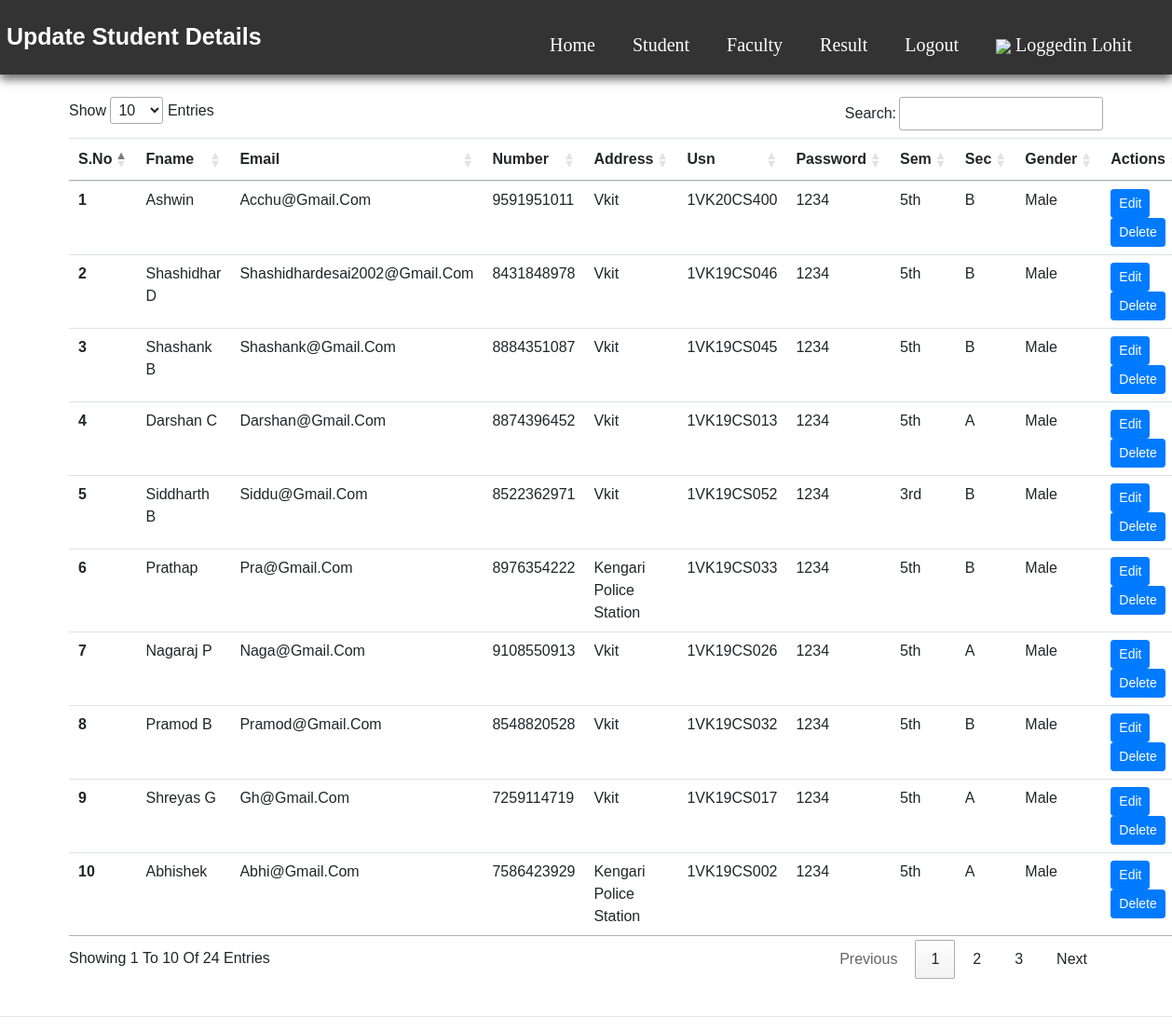
Screenshot of /sedit.php (signed in) with the database file from the repository.
### tables this page shows
CREATE TABLE `sdetails` (
  `sno` int(11) NOT NULL,
  `fname` varchar(50) NOT NULL,
  `email` varchar(50) NOT NULL,
  `number` varchar(10) NOT NULL,
  `address` varchar(50) NOT NULL,
  `usn` varchar(10) NOT NULL,
  `password` varchar(20) NOT NULL,
  `sem` varchar(10) NOT NULL,
  `sec` varchar(10) NOT NULL,
  `gender` varchar(10) NOT NULL,
  `timestamp` datetime NOT NULL DEFAULT CURRENT_TIMESTAMP
);

### sedit.php (the view, shortened to what this page needs)
<?php
$servername = "localhost";
$username = "root";
$password = "";
$database = "my";
$conn = mysqli_connect($servername, $username, $password, $database);
?>
<!doctype html>
<html lang="en">
<head>
    <link rel="stylesheet" href="https://stackpath.bootstrapcdn.com/bootstrap/4.4.1/css/bootstrap.min.css"
>
    <link rel="stylesheet" href="//cdn.datatables.net/1.10.20/css/jquery.dataTables.min.css">
    <link rel="stylesheet" href="../Styles/insertall.css">
</head>
<body>
    <header>
        <a href="#" class="srms"><span>Update Student Details</span></a>
        <nav class="navbar">
            <ul>
                <li><a href="admin_db.php">Home</a></li>
                <li><a href="sedit.php">Student</a>
                </li>
                <li><a href="">Faculty</a>
                </li>
                <li><a href="sresult.php">Result</a></li>
                <li class="nav-item1">
                    <a class="nav-link" href="logout0.php">Logout</a>
                </li>
                <li class="nav-item active">
                    <a class="nav-link" href="#"> <img src="https://img.icons8.com/metro/26/000000/guest-male.png">
                        <?php echo "loggedin ". $_SESSION['ausername']?>
                    </a>
                </li>
            </ul>
        </nav>
    </header>
    <div class="container my-4">
        <table class="table" id="myTable">
            <thead>
                <tr>
                    <th scope="col">S.No</th>
                    <th scope="col">Fname</th>
                    <th scope="col">Email</th>
                    <th scope="col">Number</th>
                    <th scope="col">Address</th>
                    <th scope="col">Usn</th>
                    <th scope="col">Password</th>
                    <th scope="col">Sem</th>
                    <th scope="col">Sec</th>
                    <th scope="col">Gender</th>
                    <th scope="col">Actions</th>
                </tr>
            </thead>
            <tbody>
                <?php
          $sql = "SELECT * FROM `sdetails`";
          $result = mysqli_query($conn, $sql);
          $sno = 0;
          while($row = mysqli_fetch_assoc($result)){
            $sno = $sno + 1;
            echo "<tr>
            <th scope='row'>". $sno . "</th>
            <td>". $row['fname'] . "</td>
            <td>". $row['email'] . "</td>
            <td>". $row['number'] . "</td>
            <td>". $row['address'] . "</td>
            <td>". $row['usn'] . "</td>
            <td>". $row['password'] . "</td>
            <td>". $row['sem'] . "</td>
            <td>". $row['sec'] . "</td>
            <td>". $row['gender'] . "</td>
            <td> <button class='edit btn btn-sm btn-primary' id=".$row['sno'].">Edit</button> <button class='delete btn btn-sm btn-primary' id=d".$row['sno'].">Delete</button>  </td>
          </tr>";
        }
          ?>
            </tbody>
        </table>
    </div>
    <hr>
</body>
</html>

### insertall.css (style rules this page uses)
* { margin: 0; padding: 0; box-sizing: border-box; font-family: Arial, Helvetica, sans-serif; text-transform: capitalize; text-decoration: none; }
body { min-height: 100vh; background: rgb(255, 255, 255); display: flex; flex-direction: column; }
header { top: 0; left: 0; right: 0; background: #333; box-shadow: 0 5px 10px rgba(0, 0, 0, 0.61); padding: 5px 7px; display: flex; align-items: center; justify-content: space-between; z-index: 1000; }
header .srms { font-family: Georgia, serif; font-weight: bolder; font-size: 25px; float: left; color: white; }
header .navbar { max-height: 70px; }
header .navbar ul { list-style: none; }
header .navbar ul li { position: relative; float: left; }
header .navbar ul li a { font-size: 20px; padding: 10px; margin: 10px; font-family: Georgia, serif; color: #fff; display: block; }

### rows the page displays
sdetails: fname "Ashwin", email "Acchu@gmail.com", number "9591951011", address "Vkit", usn "1VK20CS400", password "1234", sem "5th", sec "B", gender "Male"
sdetails: fname "Shashidhar D", email "Shashidhardesai2002@Gmail.Com", number "8431848978", address "Vkit", usn "1VK19CS046", password "1234", sem "5th", sec "B", gender "Male"
sdetails: fname "Shashank B", email "Shashank@Gmail.Com", number "8884351087", address "Vkit", usn "1VK19CS045", password "1234", sem "5th", sec "B", gender "Male"
sdetails: fname "Darshan C", email "Darshan@gmail.com", number "8874396452", address "Vkit", usn "1VK19CS013", password "1234", sem "5th", sec "A", gender "Male"
sdetails: fname "Siddharth B", email "Siddu@gmail.com", number "8522362971", address "Vkit", usn "1VK19CS052", password "1234", sem "3rd", sec "B", gender "Male"
sdetails: fname "Prathap", email "Pra@gmail.com", number "8976354222", address "Kengari Police Station", usn "1VK19CS033", password "1234", sem "5th", sec "B", gender "Male"
sdetails: fname "Nagaraj P", email "Naga@gmail.com", number "9108550913", address "Vkit", usn "1VK19CS026", password "1234", sem "5th", sec "A", gender "Male"
sdetails: fname "Pramod B", email "Pramod@gmail.com", number "8548820528", address "Vkit", usn "1VK19CS032", password "1234", sem "5th", sec "B", gender "Male"
sdetails: fname "Shreyas G", email "Gh@gmail.com", number "7259114719", address "Vkit", usn "1VK19CS017", password "1234", sem "5th", sec "A", gender "Male"
sdetails: fname "Abhishek", email "Abhi@gmail.com", number "7586423929", address "Kengari Police Station", usn "1VK19CS002", password "1234", sem "5th", sec "A", gender "Male"

### other values shown
$_SESSION['ausername'] "Lohit"
